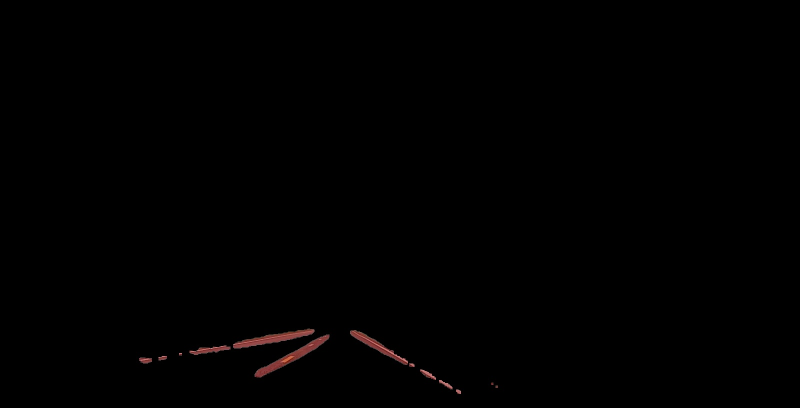
#> input picture Frame_Num/Unmatch/20250826_31302PMByGPSMapCamera_96_2.jpg, 1600 x 815 px, found by its file name (shown at 1/2 size); its folder holds only this picture in this run
$ jupyter execute --allow-errors prep_regression.ipynb   (older library calls are emulated)
#> lines starting #> are read from the running program, lines starting #| are printed output that depends on the picture; after the words box and inside, x2 and y2 are one past the last pixel; in counts of white or black regions, pixels touching at a corner belong together
[cell 1]
import os
import cv2
import numpy as np
from tqdm import tqdm
import joblib
from sklearn.linear_model import Ridge
from sklearn.model_selection import train_test_split
from sklearn.metrics import mean_absolute_error, mean_squared_error, r2_score

# --------------------
# Paths & config
# --------------------
train_dir = r"E:\Road_Quality\Frame_Num\Unmatch"
save_dir = r"E:\Road_Quality\model\CSI_percentile_linear"
os.makedirs(save_dir, exist_ok=True)

seed = 42
MAX_SAMPLES = 20000

# --------------------
# Utilities
# --------------------
def list_jpgs(folder):
    return [
        os.path.join(folder, x)
        for x in os.listdir(folder)
        if x.lower().endswith(".jpg")
    ]

def compute_csi(gray):
    lap = cv2.Laplacian(gray, cv2.CV_64F)
    return float(np.std(lap))

def compute_lcr(gray):
    edges = cv2.Canny(gray, 100, 200)
    lines = cv2.HoughLinesP(
        edges,
        1,
        np.pi / 180,
        threshold=50,
        minLineLength=30,
        maxLineGap=10,
    )
    if lines is None:
        return 0.0

    tot = 0.0
    for l in lines:
        x1, y1, x2, y2 = l[0]
        tot += float(np.sqrt((x2 - x1) ** 2 + (y2 - y1) ** 2))

    return float(tot / (edges.size + 1e-6))

def percentile01(vals):
    a = np.asarray(vals, dtype=np.float32)
    n = len(a)
    if n <= 1:
        return np.zeros_like(a)

    order = np.argsort(a)
    ranks = np.empty(n, dtype=np.float32)
    ranks[order] = np.arange(n, dtype=np.float32)
    return ranks / (n - 1)

# --------------------
# Load & subsample paths
# --------------------
paths = list_jpgs(train_dir)

rng = np.random.default_rng(seed)
if len(paths) > MAX_SAMPLES:
    paths = rng.choice(paths, size=MAX_SAMPLES, replace=False).tolist()

print(f"Using {len(paths)} images for training")

# --------------------
# Feature extraction
# --------------------
X = []
y_raw = []

for p in tqdm(paths, desc="Extracting features (Unmatch – 20k subset)"):
    g = cv2.imread(p, cv2.IMREAD_GRAYSCALE)
#> g: shape (815, 1600); min 0, max 192, mean 0.6
    if g is None:
        continue

    csi = compute_csi(g)
#> csi = 6.98
    lcr = compute_lcr(g)
#> in compute_lcr, `edges = cv2.Canny(gray, 100, 200)`:
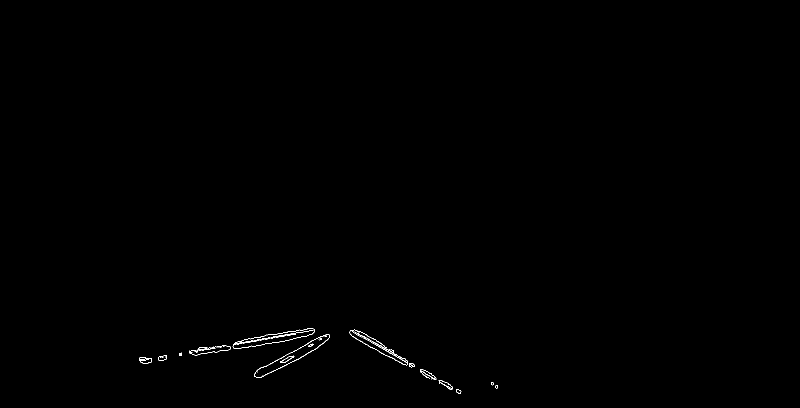
#> edges: shape (815, 1600) (shown at 1/2 size); 0.18% white in thin lines or dots, all inside (x1, y1, x2, y2) = (278, 657, 996, 788)
#> in compute_lcr, `lines = cv2.HoughLinesP( edges, 1, np.pi / 180, threshold=50, minLineL..`: lines = 25 rows, first 6: [466, 688, 628, 659], [466, 690, 591, 668], [703, 660, 828, 729], [701, 661, 826, 733], [389, 710, 582, 679], [878, 765, 919, 787]
#> the loop in compute_lcr, `for l in lines:` made 25 passes
#> (x1, y1, x2, y2, tot) on passes 1 to 12: (466, 688, 628, 659, 164.6), (466, 690, 591, 668, 291.5), (703, 660, 828, 729, 434.3), (701, 661, 826, 733, 578.5), (389, 710, 582, 679, 774), (878, 765, 919, 787, 820.5), (730, 688, 812, 730, 912.7), (379, 702, 426, 693, 960.5), (729, 676, 828, 733, 1074.8), (580, 668, 628, 660, 1123.4), (527, 734, 614, 688, 1221.8), (475, 683, 542, 668, 1290.5)
#> after the loop in compute_lcr, `for l in lines:`: tot = 2021.6
#> lcr = 0.00155
    mu = float(np.mean(g))
#> mu = 0.603
    sd = float(np.std(g))
#> sd = 7.53

    X.append([csi, lcr, mu, sd])
    y_raw.append(csi)

X = np.asarray(X, dtype=np.float32)
#> X = [[6.98, 0.00155, 0.603, 7.53]]
y_raw = np.asarray(y_raw, dtype=np.float32)
#> y_raw = [6.98]

# --------------------
# Percentile target
# --------------------
y = percentile01(y_raw).astype(np.float32)
#> in percentile01, `n = len(a)`: n = 1
#> y = [0]

# --------------------
# Train / test split
# --------------------
#> (the rest of this cell did not finish here and is left out)

[cell 2]
import os
import cv2
import numpy as np
from tqdm import tqdm
import joblib
from sklearn.linear_model import Ridge
from sklearn.model_selection import train_test_split
from sklearn.metrics import mean_absolute_error, mean_squared_error, r2_score

# --------------------
# Paths & config
# --------------------
train_dir = r"E:\Road_Quality\Frame_Num\Unmatch"
save_dir = r"E:\Road_Quality\model\LCR_percentile_linear"
os.makedirs(save_dir, exist_ok=True)

seed = 42
MAX_SAMPLES = 20000

# --------------------
# Utilities
# --------------------
def list_jpgs(folder):
    return [
        os.path.join(folder, x)
        for x in os.listdir(folder)
        if x.lower().endswith(".jpg")
    ]

def compute_csi(gray):
    lap = cv2.Laplacian(gray, cv2.CV_64F)
    return float(np.std(lap))

def compute_lcr(gray):
    edges = cv2.Canny(gray, 100, 200)
    lines = cv2.HoughLinesP(
        edges,
        1,
        np.pi / 180,
        threshold=50,
        minLineLength=30,
        maxLineGap=10,
    )
    if lines is None:
        return 0.0

    tot = 0.0
    for l in lines:
        x1, y1, x2, y2 = l[0]
        tot += float(np.sqrt((x2 - x1) ** 2 + (y2 - y1) ** 2))

    return float(tot / (edges.size + 1e-6))

def percentile01(vals):
    a = np.asarray(vals, dtype=np.float32)
    n = len(a)
    if n <= 1:
        return np.zeros_like(a)

    order = np.argsort(a)
    ranks = np.empty(n, dtype=np.float32)
    ranks[order] = np.arange(n, dtype=np.float32)
    return ranks / (n - 1)

# --------------------
# Load & subsample paths
# --------------------
paths = list_jpgs(train_dir)

rng = np.random.default_rng(seed)
if len(paths) > MAX_SAMPLES:
    paths = rng.choice(paths, size=MAX_SAMPLES, replace=False).tolist()

print(f"Using {len(paths)} images for training")

# --------------------
# Feature extraction
# --------------------
X = []
y_raw = []

for p in tqdm(paths, desc="Extracting features (Unmatch – 20k subset)"):
    g = cv2.imread(p, cv2.IMREAD_GRAYSCALE)
    if g is None:
        continue

    csi = compute_csi(g)
    lcr = compute_lcr(g)
#> after the loop in compute_lcr, `for l in lines:`: tot = 2021.6
    mu = float(np.mean(g))
    sd = float(np.std(g))

    # Features
    X.append([csi, lcr, mu, sd])
    # Target raw metric = LCR
    y_raw.append(lcr)

X = np.asarray(X, dtype=np.float32)
y_raw = np.asarray(y_raw, dtype=np.float32)
#> y_raw = [0.00155]

# --------------------
# Percentile target
# --------------------
y = percentile01(y_raw).astype(np.float32)
#> in percentile01, `n = len(a)`: n = 1

# --------------------
# Train / test split
# --------------------
#> (the rest of this cell did not finish here and is left out)


$ run again, on Frame_Num/Unmatch/20250826_31426PMByGPSMapCamera_141_2.jpg
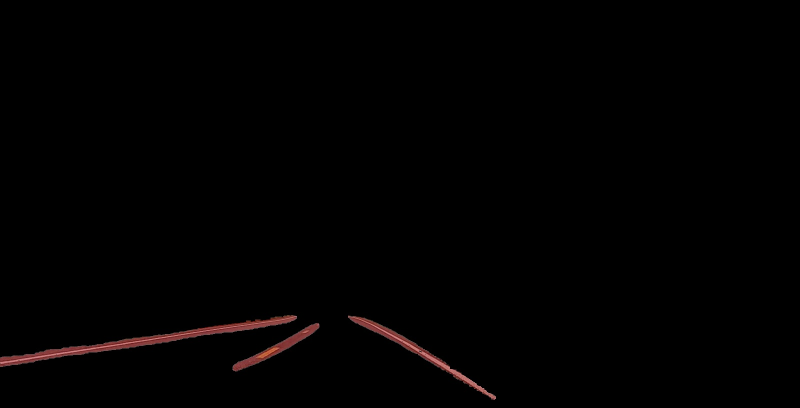
#> input picture Frame_Num/Unmatch/20250826_31426PMByGPSMapCamera_141_2.jpg, 1600 x 815 px, found by its file name (shown at 1/2 size)
#> in compute_csi, `lap = cv2.Laplacian(gray, cv2.CV_64F)`:
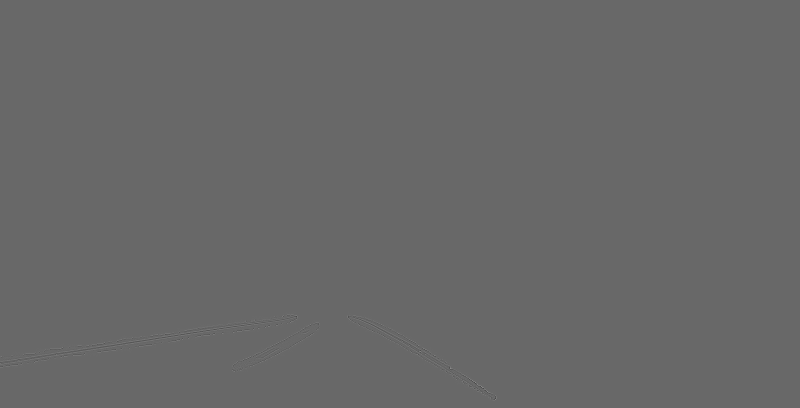
#> lap: shape (815, 1600) float64 (shown at 1/2 size); min -430, max 615, mean 0; drawn with min black and max white
#> csi = 8.27
#> in compute_lcr, `edges = cv2.Canny(gray, 100, 200)`:
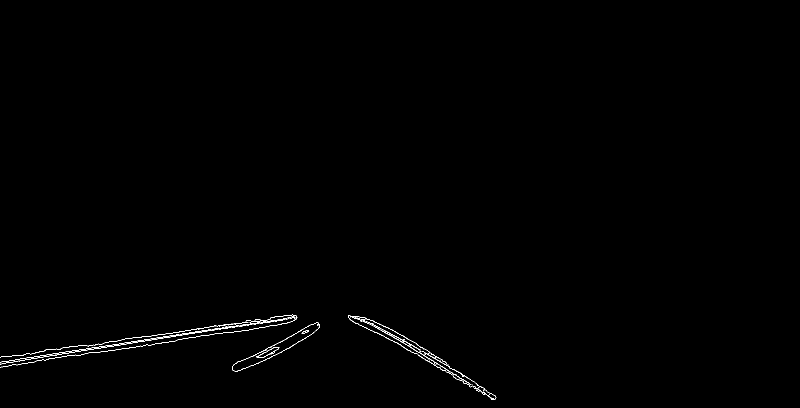
#> edges: shape (815, 1600) (shown at 1/2 size); 0.34% white in thin lines or dots, all inside (x1, y1, x2, y2) = (0, 629, 993, 800)
#> in compute_lcr, `lines = cv2.HoughLinesP( edges, 1, np.pi / 180, threshold=50, minLineL..`: lines = 39 rows, first 6: [3, 727, 492, 649], [150, 701, 465, 652], [259, 677, 381, 660], [3, 723, 146, 701], [797, 679, 989, 799], [789, 671, 940, 758]
#> the loop in compute_lcr, `for l in lines:` made 39 passes
#> (x1, y1, x2, y2, tot) on passes 1 to 8: (3, 727, 492, 649, 495.2), (150, 701, 465, 652, 814), (259, 677, 381, 660, 937.1), (3, 723, 146, 701, 1081.8), (797, 679, 989, 799, 1308.2), (789, 671, 940, 758, 1482.5), (416, 670, 453, 665, 1519.9), (238, 680, 287, 673, 1569.4)
#> after the loop in compute_lcr, `for l in lines:`: tot = 3791.4
#> lcr = 0.00291
#> mu = 1.26
#> sd = 10.97
#> X = [[8.27, 0.00291, 1.26, 10.97]]
#> `y_raw = np.asarray(y_raw, dtype=np.float32)`: y_raw = [8.27]
#> in percentile01, `n = len(a)`: n = 1
#> y = [0]
#> after the loop in compute_lcr, `for l in lines:`: tot = 3791.4
#> `y_raw = np.asarray(y_raw, dtype=np.float32)`: y_raw = [0.00291]
#> in percentile01, `n = len(a)`: n = 1
